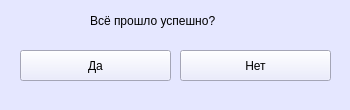
<?xml version="1.0" encoding="UTF-8"?>
<ui version="4.0">
 <class>MainWindow</class>
 <widget class="QMainWindow" name="MainWindow">
  <property name="geometry">
   <rect>
    <x>0</x>
    <y>0</y>
    <width>350</width>
    <height>110</height>
   </rect>
  </property>
  <property name="windowTitle">
   <string>MainWindow</string>
  </property>
  <property name="styleSheet">
   <string notr="true">background-color: rgb(229, 231, 255);
</string>
  </property>
  <widget class="QWidget" name="centralwidget">
   <widget class="QLabel" name="label">
    <property name="geometry">
     <rect>
      <x>90</x>
      <y>10</y>
      <width>221</width>
      <height>21</height>
     </rect>
    </property>
    <property name="styleSheet">
     <string notr="true">font: 75 12pt &quot;Levenim MT&quot;;</string>
    </property>
    <property name="text">
     <string>Всё прошло успешно?</string>
    </property>
   </widget>
   <widget class="QPushButton" name="pushYes">
    <property name="geometry">
     <rect>
      <x>20</x>
      <y>50</y>
      <width>151</width>
      <height>31</height>
     </rect>
    </property>
    <property name="styleSheet">
     <string notr="true">color: rgb(38, 0, 61);
font: 75 11pt &quot;Levenim MT&quot;;
background-color: rgb(234, 245, 237);
border-radius: 2px;
border: 2px solid #26003d;
box-shadow: 4px 4px 4px rgba(8, 8, 8, 0.5)}
QPushButton:hover {background-color: rgba(200, 229, 225, 0.7); 
border: 2px solid #26003d;
</string>
    </property>
    <property name="text">
     <string>Да</string>
    </property>
   </widget>
   <widget class="QPushButton" name="pushNo">
    <property name="geometry">
     <rect>
      <x>180</x>
      <y>50</y>
      <width>151</width>
      <height>31</height>
     </rect>
    </property>
    <property name="styleSheet">
     <string notr="true">color: rgb(38, 0, 61);
font: 75 11pt &quot;Levenim MT&quot;;
background-color: rgb(234, 245, 237);
border-radius: 2px;
border: 2px solid #26003d;
box-shadow: 4px 4px 4px rgba(8, 8, 8, 0.5)}
QPushButton:hover {background-color: rgba(200, 229, 225, 0.7); 
border: 2px solid #26003d;
</string>
    </property>
    <property name="text">
     <string>Нет</string>
    </property>
   </widget>
  </widget>
  <widget class="QMenuBar" name="menubar">
   <property name="geometry">
    <rect>
     <x>0</x>
     <y>0</y>
     <width>350</width>
     <height>21</height>
    </rect>
   </property>
  </widget>
  <widget class="QStatusBar" name="statusbar"/>
 </widget>
 <resources/>
 <connections/>
</ui>
